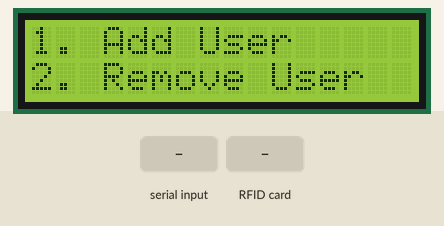
The sketch below on a simulated Arduino Uno, built with avr-gcc and run on an emulated ATmega328P. Parts: 16×2 character LCD. Inputs (shaded band) come from the test bench. EEPROM starts erased.

Above: at 3.3 s.
3.4 s: "30,150\n" received over Serial
At 4.8 s:
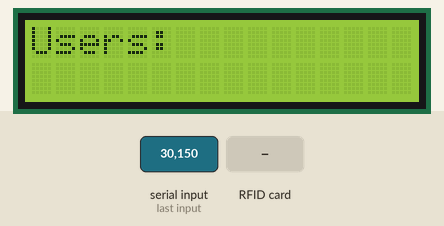
5.1 s: "4\n" received over Serial
At 5.5 s:
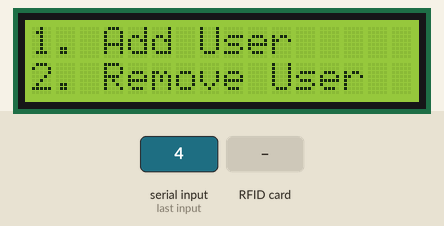
8.1 s: "1\n" received over Serial
At 9.0 s:
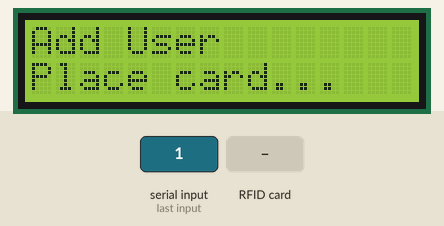
9.7 s: RFID card 5E 7A 19 C4 held to the reader
At 10.1 s:
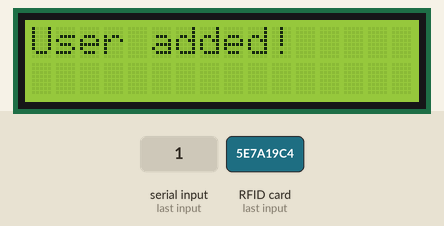
12.7 s: "2\n" received over Serial
At 13.7 s:
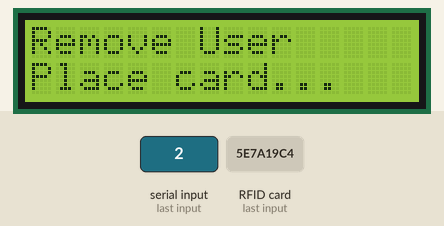
14.3 s: RFID card 5E 7A 19 C4 held to the reader
At 14.7 s:
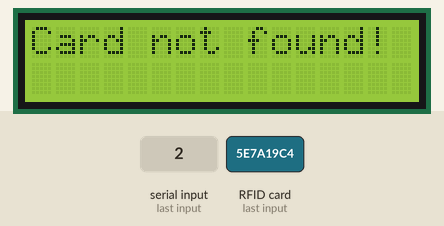
Timing chart, 0 to 17.3 s (numbered marks = the images above; inputs shaded):
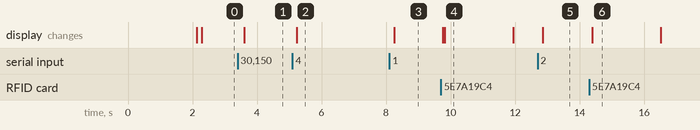

The sketch:

rfid_menu_v1.ino
```cpp
#include <SPI.h>
#include <MFRC522.h>
#include <LiquidCrystal_I2C.h>
#include <EEPROM.h>

#define SS_PIN 10
#define RST_PIN 9

MFRC522 rfid(SS_PIN, RST_PIN);
LiquidCrystal_I2C lcd(0x27, 16, 2);

struct User {
  byte id;
  char name[16];
};

#define MAX_USERS 10
User users[MAX_USERS];
int userCount = 0;

byte adminTag[] = { 0xAA, 0xBB, 0xCC, 0xDD, 0xEE };

enum MenuState {
  MENU_MAIN,
  MENU_ADD_USER,
  MENU_REMOVE_USER,
  MENU_VIEW_USERS
};

MenuState currentMenu = MENU_MAIN;

void setup() {
  Serial.begin(9600);
  SPI.begin();
  rfid.PCD_Init();
  lcd.init();
  lcd.backlight();
  lcd.print("   RFID System   ");
  delay(2000);
  lcd.clear();
}

void loop() {
  delay(100);
  switch (currentMenu) {
    case MENU_MAIN:
      showMainMenu();
      break;
    case MENU_ADD_USER:
      addUser();
      break;
    case MENU_REMOVE_USER:
      removeUser();
      break;
    case MENU_VIEW_USERS:
      viewUsers();
      break;
  }
}

void showMainMenu() {
  lcd.clear();
  lcd.print("1. Add User");
  lcd.setCursor(0, 1);
  lcd.print("2. Remove User");

  byte readCard[4];
  if (rfid.PICC_IsNewCardPresent() && rfid.PICC_ReadCardSerial()) {
    memcpy(readCard, rfid.uid.uidByte, 4);
    if (checkAdminTag(readCard)) {
      currentMenu = MENU_VIEW_USERS;
    }
  }

  if (Serial.available()) {
    int choice = Serial.read() - '0';
    switch (choice) {
      case 1:
        currentMenu = MENU_ADD_USER;
        break;
      case 2:
        currentMenu = MENU_REMOVE_USER;
        break;
      case 3:
        currentMenu = MENU_VIEW_USERS;
        break;
      case 4:
        currentMenu = MENU_MAIN;
        break;
    }
  }
}

void addUser() {
  lcd.clear();
  lcd.print("Add User");
  lcd.setCursor(0, 1);
  lcd.print("Place card...");

  byte readCard[4];
  if (rfid.PICC_IsNewCardPresent() && rfid.PICC_ReadCardSerial()) {
    memcpy(readCard, rfid.uid.uidByte, 4);
    if (!isCardRegistered(readCard)) {
      char name[16];
      lcd.clear();
      lcd.print("Enter name:");
      while (Serial.available() == 0) {
        // wait for input
      }
      Serial.readBytesUntil('\n', name, sizeof(name) - 1);
      addUserToMemory(readCard, name);
      lcd.clear();
      lcd.print("User added!");
      delay(2000);
    } else {
      lcd.clear();
      lcd.print("Card exists!");
      delay(2000);
    }
    currentMenu = MENU_MAIN;
  }
}

void removeUser() {
  lcd.clear();
  lcd.print("Remove User");
  lcd.setCursor(0, 1);
  lcd.print("Place card...");

  byte readCard[4];
  if (rfid.PICC_IsNewCardPresent() && rfid.PICC_ReadCardSerial()) {
    memcpy(readCard, rfid.uid.uidByte, 4);
    if (isCardRegistered(readCard)) {
      removeUserFromMemory(readCard);
      lcd.clear();
      lcd.print("User removed!");
      delay(2000);
    } else {
      lcd.clear();
      lcd.print("Card not found!");
      delay(2000);
    }
    currentMenu = MENU_MAIN;
  }
}

void viewUsers() {
  lcd.clear();
  lcd.print("Users:");

  for (int i = 0; i < userCount; i++) {
    lcd.setCursor(0, i + 1);
    lcd.print(users[i].name);
  }

  byte readCard[4];
  if (rfid.PICC_IsNewCardPresent() && rfid.PICC_ReadCardSerial()) {
    memcpy(readCard, rfid.uid.uidByte, 4);
    if (checkAdminTag(readCard)) {
      currentMenu = MENU_MAIN;
    }
  }

  if (Serial.available()) {
    int choice = Serial.read() - '0';
    if (choice == 4)
      currentMenu = MENU_MAIN;
  }
}

bool checkAdminTag(byte cardId[4]) {
  for (int i = 0; i < 4; i++) {
    if (cardId[i] != adminTag[i])
      return false;
  }
  return true;
}

bool isCardRegistered(byte cardId[4]) {
  for (int i = 0; i < userCount; i++) {
    if (memcmp(cardId, users[i].id, 4) == 0) {
      return true;
    }
  }
  return false;
}

void addUserToMemory(byte cardId[4], char name[16]) {
  if (userCount < MAX_USERS) {
    users[userCount].id = cardId;
    strncpy(users[userCount].name, name, sizeof(users[userCount].name) - 1);
    userCount++;
    writeUsersToEEPROM();
  }
}

void removeUserFromMemory(byte cardId[4]) {
  int index = -1;
  for (int i = 0; i < userCount; i++) {
    if (memcmp(cardId, users[i].id, 4) == 0) {
      index = i;
      break;
    }
  }
  if (index >= 0) {
    for (int i = index; i < userCount - 1; i++) {
      users[i] = users[i + 1];
    }
    userCount--;
    writeUsersToEEPROM();
  }
}

void writeUsersToEEPROM() {
  int addr = 0;
  for (int i = 0; i < userCount; i++) {
    EEPROM.put(addr, users[i]);
    addr += sizeof(User);
  }
}

void readUsersFromEEPROM() {
  int addr = 0;
  User tempUser;
  while (addr < EEPROM.length()) {
    EEPROM.get(addr, tempUser);
    users[userCount] = tempUser;
    userCount++;
    addr += sizeof(User);
  }
}
```

Measured:
- after the input at 3.4 s, the display: changes after 0.21 s (image 1)
- after the input at 5.1 s, the display: changes after 0.13 s (image 2)
- after the input at 8.1 s, the display: changes after 0.16 s (image 3)
- after the input at 9.7 s, the display: first changes after 0.06 s (image 4 shows a later state)
- after the input at 12.7 s, the display: changes after 0.16 s (image 5)
- after the input at 14.3 s, the display: changes after 0.09 s (image 6)
- what the display in image 4 shows lasts 2.2 s, from 9.8 s to 12.0 s
